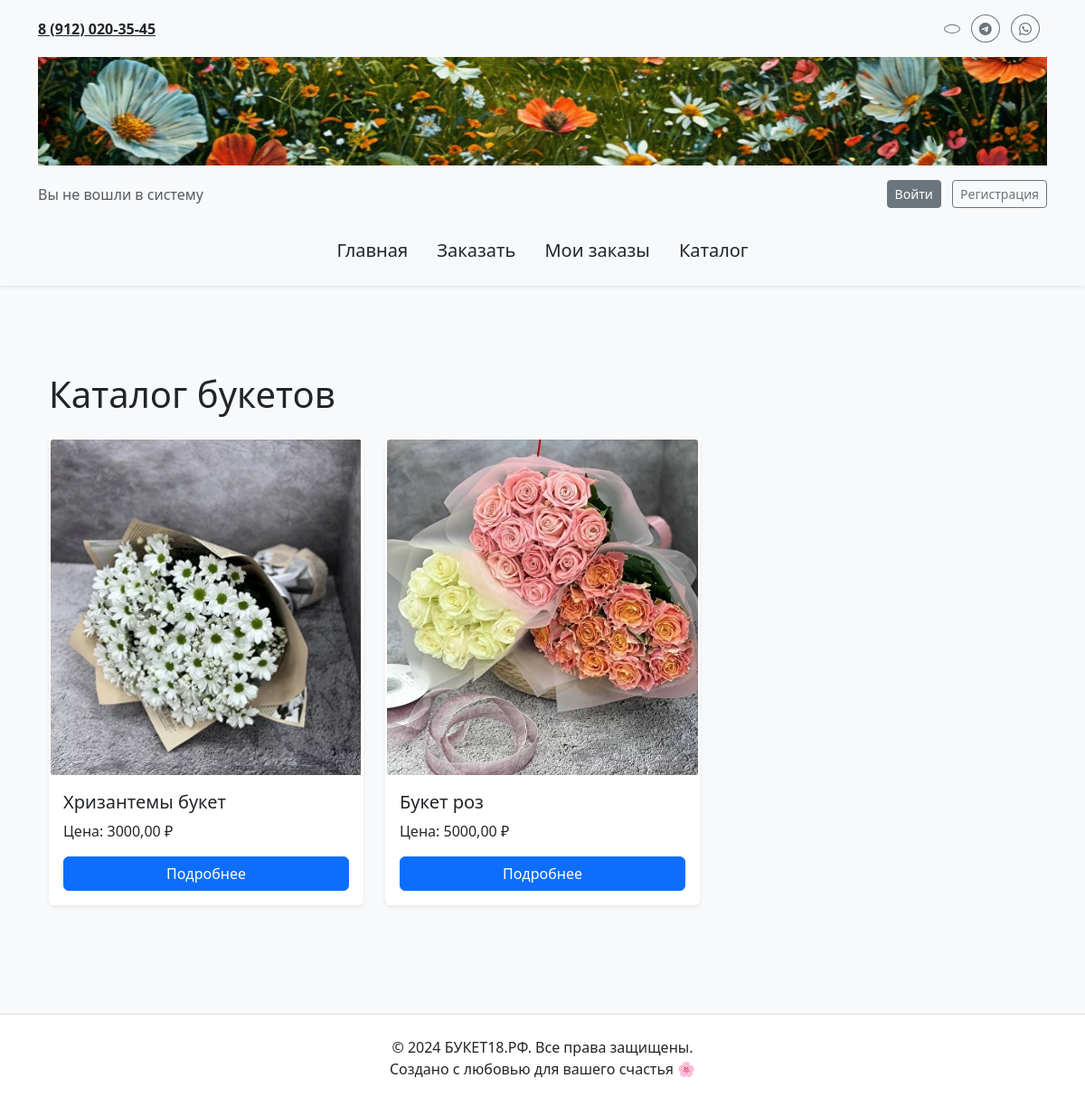
The app's page /, older data.
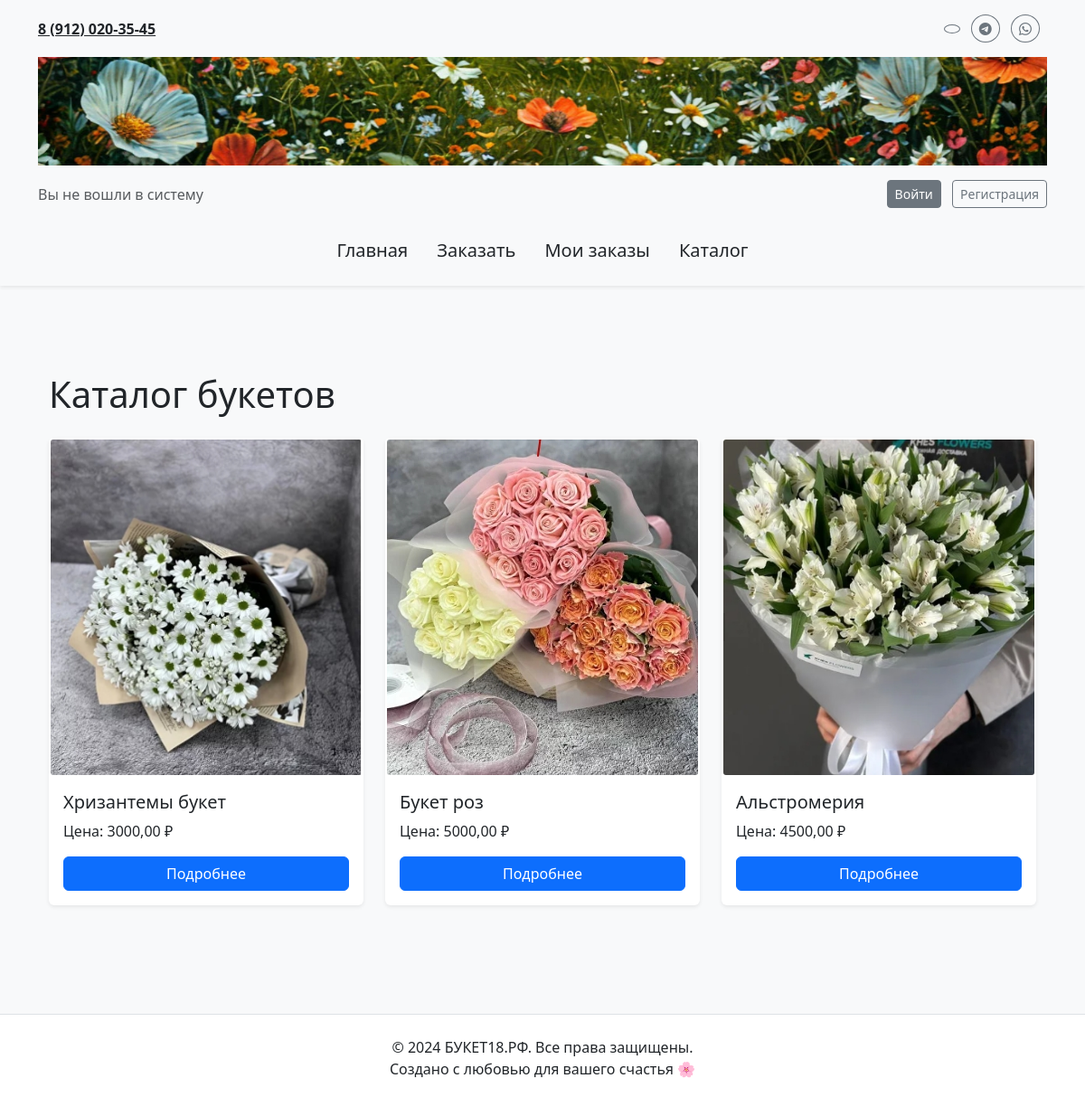
The same page, newer data.
### main/models.py (models this page shows, shortened)
class Product(models.Model):
    name = models.CharField(max_length=255)
    price = models.DecimalField(max_digits=10, decimal_places=2)
    image = models.ImageField(upload_to='products/', null=True, blank=True)
    class Meta:
        verbose_name = "Продукт"
        verbose_name_plural = "Продукты"

### main/views.py (the view)
# urls.py: path('', views.index, name='index'),
def index(request):
    context = {
        'current_year': datetime.now().year,
        'products': Product.objects.all(),
    }
    return render(request, 'main/index.html', context)

### main/templates/main/index.html (shortened to what this page needs)
{% extends 'main/layoute.html' %}
{% block content %}
<div class="container py-5">
    <h1 class="mb-4">Каталог букетов</h1>
    <div class="row">
        {% for product in products %}
        <div class="col-md-4 mb-4">
            <div class="card h-100 shadow-sm d-flex flex-column card-custom">
                {% if product.image %}
                <img src="{{ product.image.url }}" class="card-img-top fixed-image" alt="{{ product.name }}">
                {% else %}
                <div class="card-img-top bg-light d-flex align-items-center justify-content-center fixed-image">
                    <p class="text-muted">Изображение отсутствует</p>
                </div>
                {% endif %}
                <div class="card-body d-flex flex-column">
                    <h5 class="card-title">{{ product.name }}</h5>
                    <p class="card-text">Цена: {{ product.price }} ₽</p>
                    <a href="#" class="btn btn-primary mt-auto">Подробнее</a>
                </div>
            </div>
        </div>
        {% endfor %}
    </div>
</div>
{% endblock %}

### main/templates/main/layoute.html (shortened to what this page needs)
{% load static %}
<!DOCTYPE html>
<html lang="en">
<head>
    <link href="https://cdn.jsdelivr.net/npm/bootstrap@5.3.2/dist/css/bootstrap.min.css" rel="stylesheet">
    <link rel="stylesheet" href="{% static 'main/css/main.css' %}">
    <link rel="stylesheet" href="https://cdn.jsdelivr.net/npm/bootstrap-icons/font/bootstrap-icons.css">
</head>
<body class="bg-light text-dark">
    {% include 'main/header.html' %}
    <main class="container my-5">
        {% block content %}{% endblock %}
    </main>
    <footer class="text-center py-4 bg-white border-top">
        <p class="mb-0">&copy; 2024 БУКЕТ18.РФ. Все права защищены.</p>
        <p>Создано с любовью для вашего счастья 🌸</p>
    </footer>
</body>
</html>

### main/templates/main/header.html (shortened to what this page needs)
{% load static %}
<header class="header bg-light py-3 shadow-sm">
  <div class="container">
    <div class="d-flex justify-content-between align-items-center mb-3">
      <div class="contacts">
        <a href="tel:89120203545" class="phone text-dark fw-bold">8 (912) 020-35-45</a>
      </div>
      <div class="social-icons">
        <a href="https://vk.com" target="_blank" class="btn btn-outline-secondary btn-sm rounded-circle me-2">
        </a>
        <a href="https://telegram.org" target="_blank" class="btn btn-outline-secondary btn-sm rounded-circle me-2">
          <i class="bi bi-telegram"></i>
        </a>
        <a href="https://wa.me" target="_blank" class="btn btn-outline-secondary btn-sm rounded-circle me-2">
          <i class="bi bi-whatsapp"></i>
        </a>
      </div>
    </div>
    <div class="text-center logo mb-3">
      <a href="{% url 'index' %}">
        <img src="{% static 'main/images/logo.png' %}" alt="Логотип сайта БУКЕТ18.РФ" class="img-fluid w-100">
      </a>
    </div>
    <div class="user-auth d-flex justify-content-between align-items-center mb-3">
      <div>
        {% if user.is_authenticated %}
          <span class="text-success fw-bold">Добро пожаловать, {{ user.username }}!</span>
        {% else %}
          <span class="text-muted">Вы не вошли в систему</span>
        {% endif %}
      </div>
     <div>
    {% if user.is_authenticated %}
        <form method="post" action="{% url 'logout' %}" style="display:inline;">
            {% csrf_token %}
            <button type="submit" class="btn btn-outline-secondary btn-sm">Выйти</button>
        </form>
    {% else %}
        <a href="{% url 'login' %}" class="btn btn-secondary btn-sm">Войти</a>
        <a href="{% url 'register' %}" class="btn btn-outline-secondary btn-sm ms-2">Регистрация</a>
    {% endif %}
</div>
    </div>
    <nav class="navigation mt-4">
  <ul class="nav justify-content-center">
    <li class="nav-item">
      <a href="{% url 'index' %}" class="nav-link text-dark fs-5">Главная</a>
    </li>
    <li class="nav-item">
      <a href="{% url 'create_order' %}" class="nav-link text-dark fs-5">Заказать</a>
    </li>
    <li class="nav-item">
      <a href="{% url 'order_list' %}" class="nav-link text-dark fs-5">Мои заказы</a>
    </li>
    <li class="nav-item">
      <a href="{% url 'product_list' %}" class="nav-link text-dark fs-5">Каталог</a>
    </li>
  </ul>
</nav>
  </div>
</header>

### main/static/main/css/main.css (style rules this page uses)
.header .logo img { max-height: 120px; width: 100%; transition: transform 0.3s ease; }
.header .contacts .phone { font-size: 1rem; font-weight: bold; }
.navigation .nav-link { font-size: 1.2rem; color: #333; }

### main/templates/main/index.html (style rules this page uses)
.card-custom { padding: 0; border: none; }
.fixed-image { height: 375px; object-fit: cover; width: 100%; border: 2px solid #fff; border-radius: 5px; box-sizing: border-box; transition: border-color 0.3s ease-in-out, transform 0.3s ease-in-out; }

Row changes from the older to the newer data that the page shows:
added Product: image (picture), name "Альстромерия", price "4500,00"
